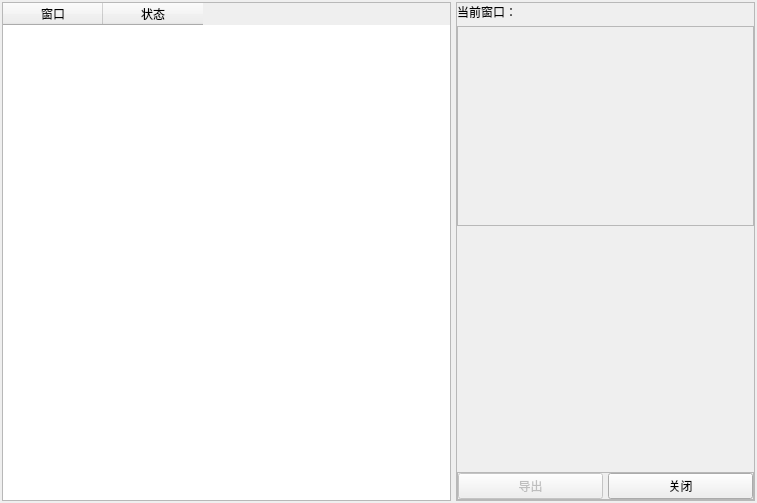
<?xml version="1.0" encoding="UTF-8"?>
<ui version="4.0">
 <class>Dialog</class>
 <widget class="QDialog" name="Dialog">
  <property name="geometry">
   <rect>
    <x>0</x>
    <y>0</y>
    <width>757</width>
    <height>503</height>
   </rect>
  </property>
  <property name="font">
   <font>
    <family>微软雅黑</family>
   </font>
  </property>
  <property name="windowTitle">
   <string>渲染窗口管理</string>
  </property>
  <layout class="QHBoxLayout" name="horizontalLayout" stretch="3,2">
   <property name="spacing">
    <number>5</number>
   </property>
   <property name="leftMargin">
    <number>2</number>
   </property>
   <property name="topMargin">
    <number>2</number>
   </property>
   <property name="rightMargin">
    <number>2</number>
   </property>
   <property name="bottomMargin">
    <number>2</number>
   </property>
   <item>
    <widget class="QTableWidget" name="windows">
     <column>
      <property name="text">
       <string>窗口</string>
      </property>
     </column>
     <column>
      <property name="text">
       <string>状态</string>
      </property>
     </column>
    </widget>
   </item>
   <item>
    <widget class="QFrame" name="frame">
     <property name="frameShape">
      <enum>QFrame::StyledPanel</enum>
     </property>
     <property name="frameShadow">
      <enum>QFrame::Raised</enum>
     </property>
     <layout class="QVBoxLayout" name="verticalLayout" stretch="0,1,0,0">
      <property name="spacing">
       <number>5</number>
      </property>
      <property name="leftMargin">
       <number>0</number>
      </property>
      <property name="topMargin">
       <number>0</number>
      </property>
      <property name="rightMargin">
       <number>0</number>
      </property>
      <property name="bottomMargin">
       <number>0</number>
      </property>
      <item>
       <widget class="QLabel" name="label">
        <property name="text">
         <string>当前窗口：</string>
        </property>
       </widget>
      </item>
      <item>
       <widget class="QFrame" name="frame_3">
        <property name="maximumSize">
         <size>
          <width>16777215</width>
          <height>200</height>
         </size>
        </property>
        <property name="frameShape">
         <enum>QFrame::StyledPanel</enum>
        </property>
        <property name="frameShadow">
         <enum>QFrame::Raised</enum>
        </property>
        <layout class="QHBoxLayout" name="horizontalLayout_3">
         <property name="spacing">
          <number>0</number>
         </property>
         <property name="leftMargin">
          <number>0</number>
         </property>
         <property name="topMargin">
          <number>0</number>
         </property>
         <property name="rightMargin">
          <number>0</number>
         </property>
         <property name="bottomMargin">
          <number>0</number>
         </property>
         <item>
          <widget class="QLabel" name="current_window">
           <property name="text">
            <string/>
           </property>
          </widget>
         </item>
        </layout>
       </widget>
      </item>
      <item>
       <spacer name="verticalSpacer">
        <property name="orientation">
         <enum>Qt::Vertical</enum>
        </property>
        <property name="sizeHint" stdset="0">
         <size>
          <width>20</width>
          <height>40</height>
         </size>
        </property>
       </spacer>
      </item>
      <item>
       <widget class="QFrame" name="frame_2">
        <property name="frameShape">
         <enum>QFrame::StyledPanel</enum>
        </property>
        <property name="frameShadow">
         <enum>QFrame::Raised</enum>
        </property>
        <layout class="QHBoxLayout" name="horizontalLayout_2">
         <property name="spacing">
          <number>5</number>
         </property>
         <property name="leftMargin">
          <number>0</number>
         </property>
         <property name="topMargin">
          <number>0</number>
         </property>
         <property name="rightMargin">
          <number>0</number>
         </property>
         <property name="bottomMargin">
          <number>0</number>
         </property>
         <item>
          <widget class="QPushButton" name="export_windows">
           <property name="enabled">
            <bool>false</bool>
           </property>
           <property name="text">
            <string>导出</string>
           </property>
          </widget>
         </item>
         <item>
          <widget class="QPushButton" name="close_window">
           <property name="text">
            <string>关闭</string>
           </property>
          </widget>
         </item>
        </layout>
       </widget>
      </item>
     </layout>
    </widget>
   </item>
  </layout>
 </widget>
 <resources/>
 <connections/>
</ui>
